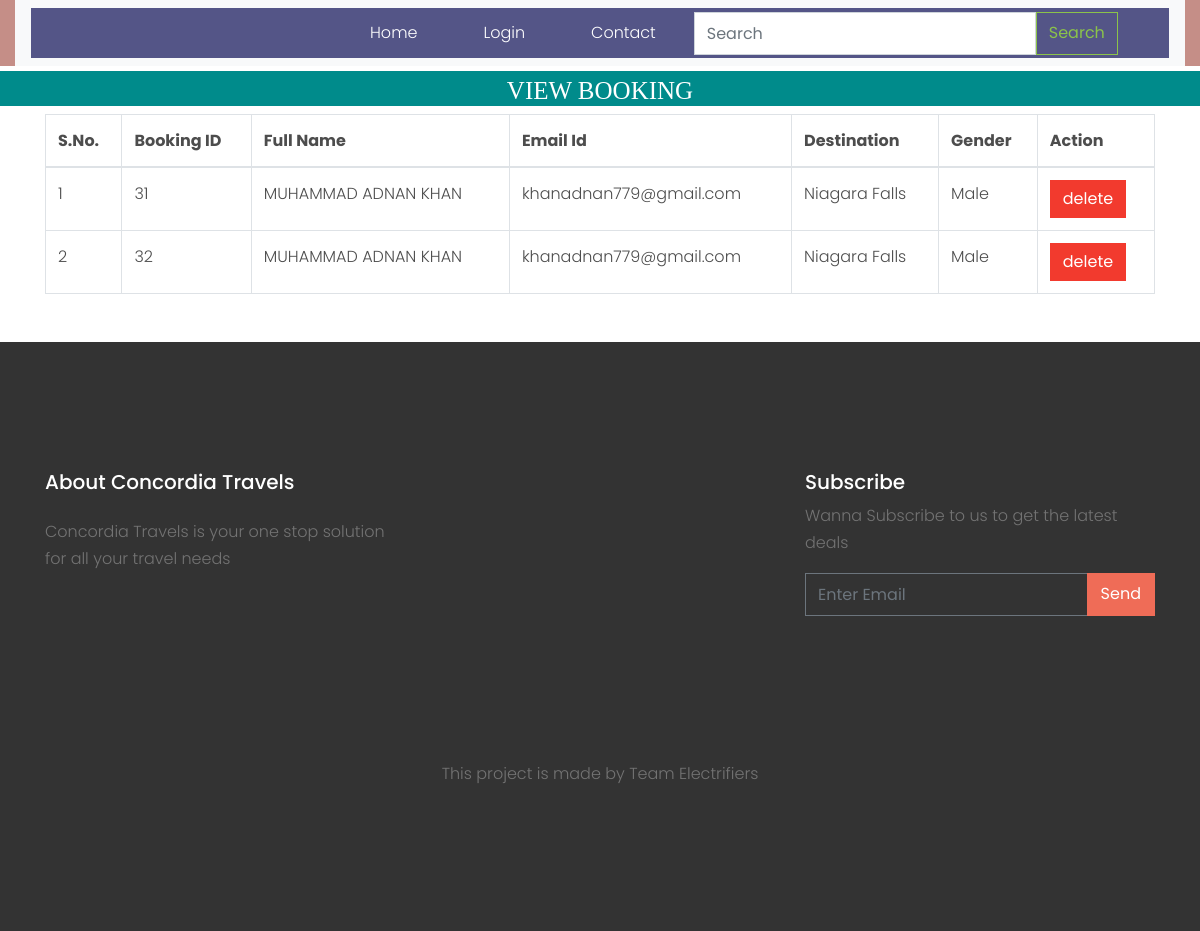
/view_booking/, run on the app's committed database.
### tour/models.py (models this page shows, shortened)
class Booking(models.Model):
    user = models.ForeignKey(User,on_delete=models.CASCADE,null=True)
    destination = models.ForeignKey(Destination,on_delete=models.CASCADE,null=True)
    Fname = models.CharField(max_length=30)
    Lname = models.CharField(max_length=30)
    Email = models.EmailField()
    gender = models.CharField(max_length=20,null=True)
    date = models.CharField(max_length=30,null=True)
    address = models.CharField(max_length=30,null=True)
    number = models.CharField(max_length=30,null=True)
    price = models.CharField(max_length=30,null=True)
    used_facility=models.CharField(max_length=30,null=True)

class Destination(models.Model):
    user = models.ForeignKey(User,on_delete=models.CASCADE,null=True)
    place = models.CharField(max_length=20)
    country = models.CharField(max_length=20)
    image = models.ImageField(null=True)
    image1 = models.ImageField(null=True)
    image2 = models.ImageField(null=True)
    image3 = models.ImageField(null=True)
    price_by_bus = models.CharField(max_length=20,null=True)
    price_by_Train = models.CharField(max_length=20, null=True)
    price_by_Flight = models.CharField(max_length=20, null=True)
    food_price = models.CharField(max_length=20, null=True)
    number_of_person = models.CharField(max_length=20, null=True)
    days = models.CharField(max_length=20, null=True)
    nights = models.CharField(max_length=20, null=True)
    description=models.CharField(max_length=200,null=True)
    def __str__(self):
        return self.place

### tour/views.py (the view)
# urls.py: path('view_booking/',views.view_booking,name='view_booking'),
def view_booking(request):
    c=Booking.objects.all()
    d={'c':c}
    return render(request,'view_booking.html',d)

### tour/templates/view_booking.html (shortened to what this page needs)
{% extends 'base.html' %}
{% load static %}
{% block body %}
<center>
      <h1 style="font-size:25px; background-color:darkcyan;height:35px;color:white;padding:5px;margin-top:5px;font-family : 'Monotype Corsiva" align="center"> VIEW BOOKING </h1>
</center>
<div class="container">
    <table class="table table-bordered" id="myTable">
  <thead>
  <tr>
  <th>S.No.</th>
    <th>Booking ID</th>
    <th>Full Name</th>
    <th>Email Id</th>
    <th>Destination</th>
    <th>Gender</th>
    <th>Action</th>
  </tr>
  </thead>
   <tbody>
    {% for i in c %}
  <tr>
<td>{{forloop.counter}}</td>
    <td>{{i.id}}</td>
    <td>{{i.Fname}} {{i.Lname}}</td>
      <td>{{i.Email}}</td>
      <td>{{i.destination}}</td>
      <td>{{i.gender}}</td>
    <td><a href="{% url 'admin_delete_booking' i.id %}" onclick="return confirm('Are you sure?')"><button class="btn btn-danger">delete</button></a></td>
  </tr>
    {% endfor %}
    </tbody>
</table>
</div>
{% endblock %}

### tour/static/css/style.css (style rules this page uses)
body { line-height: 1.7; color: #4d4d4d; font-weight: 300; font-size: 1rem; }
a { -webkit-transition: .3s all ease; -o-transition: .3s all ease; transition: .3s all ease; }
h1, h2, h3, h4, h5, .h1, .h2, .h3, .h4, .h5 { font-family: "Poppins", -apple-system, BlinkMacSystemFont, "Segoe UI", Roboto, "Helvetica Neue", Arial, sans-serif, "Apple Color Emoji", "Segoe UI Emoji", "Segoe UI Symbol", "Noto Color Emoji"; }
.btn { border-radius: 0; }

### data on the page
Booking: id "31", Fname "MUHAMMAD ADNAN", Lname "KHAN", Email "khanadnan779@gmail.com", destination "Niagara Falls", gender "Male"
Booking: id "32", Fname "MUHAMMAD ADNAN", Lname "KHAN", Email "khanadnan779@gmail.com", destination "Niagara Falls", gender "Male"
